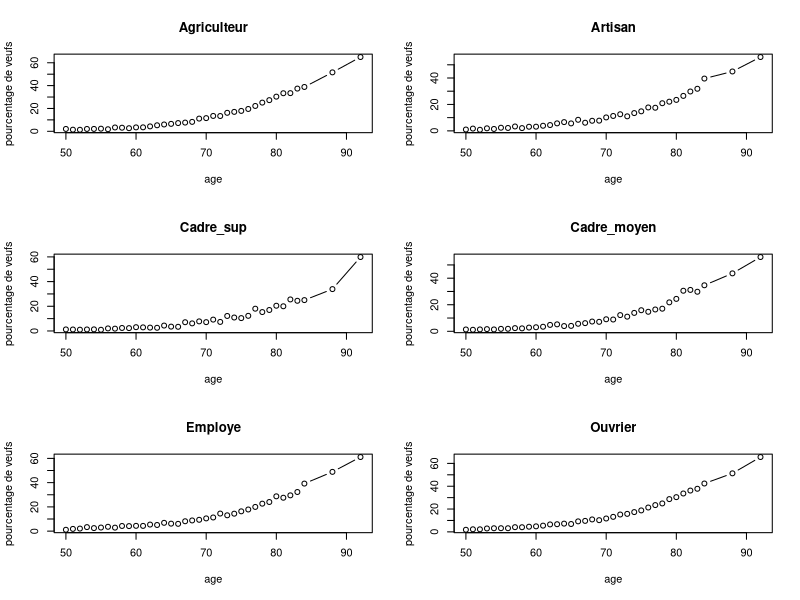

The R source for this figure:
library(ade4)


### Name: veuvage
### Title: Example for Centring in PCA
### Aliases: veuvage
### Keywords: datasets

### ** Examples

data(veuvage)
par(mfrow = c(3,2))
for (j in 1:6) plot(veuvage$age, veuvage$tab[,j],
    xlab = "age", ylab = "pourcentage de veufs",
    type = "b", main = names(veuvage$tab)[j])
